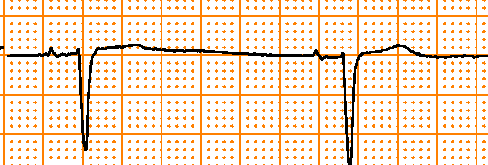
#> input picture output_cropped3.png, 488 x 165 px
$ python grid_detection.py
#> lines starting #> are read from the running program, lines starting #| are printed output that depends on the picture
import cv2
import numpy as np
from dataclasses import dataclass
from pathlib import Path
from typing import Optional, Tuple, Union
from matplotlib import pyplot as plt


# --- Image Classes ---
@dataclass(frozen=True)
class Image:
    data: np.ndarray

    @property
    def height(self):
        return self.data.shape[0]

    @property
    def width(self):
        return self.data.shape[1]


class ColorImage(Image):
    def toGrayscale(self):
        return GrayscaleImage(cv2.cvtColor(self.data, cv2.COLOR_BGR2GRAY))


class GrayscaleImage(Image):
    def toBinary(self, threshold: Optional[int] = None, inverse: bool = True):
        if threshold is None:
            _, binaryData = cv2.threshold(self.data, 0, 1, cv2.THRESH_OTSU)
            if inverse:
                binaryData = np.invert(binaryData.astype('bool')).astype('uint8')
        else:
            if inverse:
                _, binaryData = cv2.threshold(self.data, threshold, 1, cv2.THRESH_BINARY_INV)
            else:
                _, binaryData = cv2.threshold(self.data, threshold, 1, cv2.THRESH_BINARY)
        return BinaryImage(binaryData)

    def whitePointAdjusted(self, strength: float = 1.0):
        hist, _ = np.histogram(self.data, 255, range=(0, 255))
        whitePoint = np.argmax(hist)
        whiteScaleFactor = 255 / whitePoint * strength
        return GrayscaleImage(cv2.addWeighted(self.data, whiteScaleFactor, self.data, 0, 0))


class BinaryImage(Image):
    def toColor(self):
        return ColorImage(cv2.cvtColor(self.data * 255, cv2.COLOR_GRAY2BGR))


# --- Vision (Morphological Ops) ---
def openImage(binaryData: np.ndarray) -> np.ndarray:
    element = cv2.getStructuringElement(cv2.MORPH_OPEN, (3, 3))
    eroded = cv2.erode(binaryData, element)
    opened = cv2.dilate(eroded, element)
    return opened


# --- Grid Detection Logic (Kernel Approach) ---
def kernelApproach(colorImage: ColorImage) -> BinaryImage:
    grayscale = colorImage.toGrayscale()
    binaryImage = grayscale.toBinary(threshold=240)  # Initial binarization to separate background

    opened = openImage(binaryImage.data)
    opened = openImage(opened)  # Apply opening twice to enhance grid

    subtracted = cv2.subtract(binaryImage.data, opened)

    final = cv2.erode(subtracted, cv2.getStructuringElement(cv2.MORPH_CROSS, (2, 2)))
    return BinaryImage(final)


# --- Utility ---
def readImage(path: Union[str, Path]) -> ColorImage:
#> called with path = 'output_cropped3.png'
    data = cv2.imread(str(path))
#> data is the input picture: shape (165, 488, 3); mean B, G, R 203.1, 225.2, 247.1
    return ColorImage(data)


def saveImage(image: Image, path: Union[str, Path]):
    if isinstance(image, BinaryImage):
        img = image.toColor().data
    else:
        img = image.data
    cv2.imwrite(str(path), img)


def showComparison(original: Image, processed: Image, titles=("Original", "Grid Detected"), save_path="comparison_plot.png"):
#> called with titles = ('Original Image', 'Grid Detected'), save_path = 'comparison_plot3.png'
    plt.figure(figsize=(12, 6))

    # Original
    plt.subplot(1, 2, 1)
    if len(original.data.shape) == 2:
        plt.imshow(original.data, cmap='gray')
    else:
        plt.imshow(cv2.cvtColor(original.data, cv2.COLOR_BGR2RGB))
    plt.title(titles[0])
    plt.axis('off')

    # Processed
    plt.subplot(1, 2, 2)
    if len(processed.data.shape) == 2:
        plt.imshow(processed.data, cmap='gray')
    else:
        plt.imshow(cv2.cvtColor(processed.data, cv2.COLOR_BGR2RGB))
    plt.title(titles[1])
    plt.axis('off')

    plt.tight_layout()
    plt.savefig(save_path)
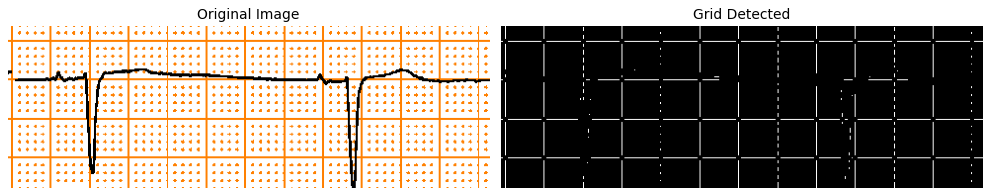
#> figure drawn by matplotlib, 2 panels
    plt.show()
    print(f"Comparison plot saved to: {save_path}")


# --- MAIN ---
if __name__ == "__main__":
    input_path = "output_cropped3.png"
    # output_path = "grid_detected.png"
    comparison_path = "comparison_plot3.png"

    img = readImage(input_path)

    print("Applying kernel approach...")
    grid_img = kernelApproach(img)

    # print("Saving individual output...")
    # saveImage(grid_img, output_path)
    # print(f"Saved: {output_path}")

    print("Showing side-by-side comparison...")
    showComparison(img, grid_img, titles=("Original Image", "Grid Detected"), save_path=comparison_path)

$ run again, with output_cropped1.png copied over output_cropped3.png
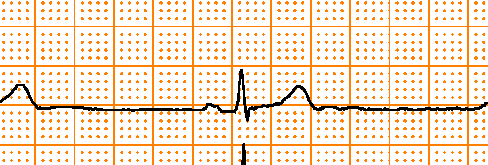
#> input picture output_cropped1.png, 488 x 165 px
#> in readImage, data is the input picture: shape (165, 488, 3); mean B, G, R 206, 227.6, 249
#> in showComparison, `plt.savefig(save_path)`:
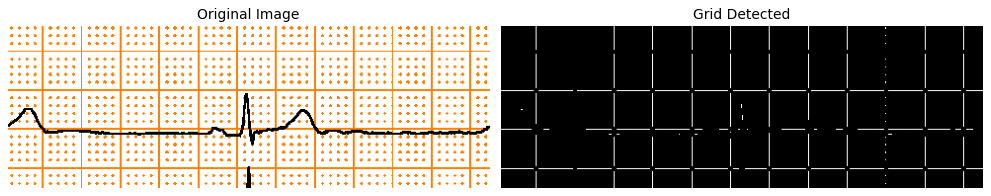
#> figure drawn by matplotlib, 2 panels

$ run again, with output_cropped2.png copied over output_cropped3.png
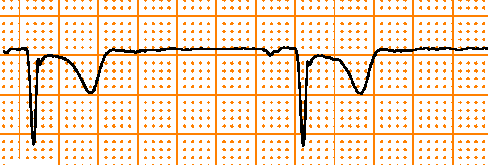
#> input picture output_cropped2.png, 488 x 165 px
#> in readImage, data is the input picture: shape (165, 488, 3); mean B, G, R 202.8, 225, 246.9
#> in showComparison, `plt.savefig(save_path)`:
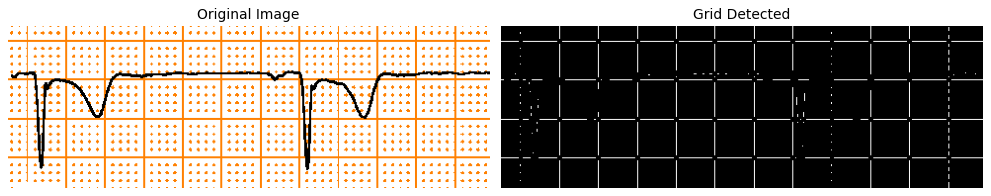
#> figure drawn by matplotlib, 2 panels
